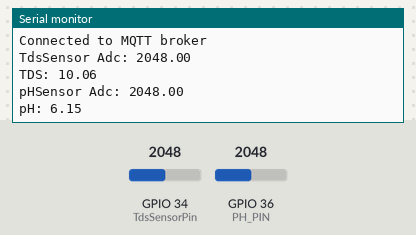
This sketch was run on a simulated ESP32. Parts: the last lines printed to the serial monitor. The inputs (shaded band) are chosen by the test bench; at power-on: GPIO 34 (TdsSensorPin) = 2048, GPIO 36 (PH_PIN) = 2048. WiFi joins after 1.5 s; servers stay silent unless stated; EEPROM starts erased; no MQTT or app messages arrive unless stated.

Above: at 2.7 s.
2.8 s: GPIO 34 (TdsSensorPin) set to 2866
At 4.0 s:
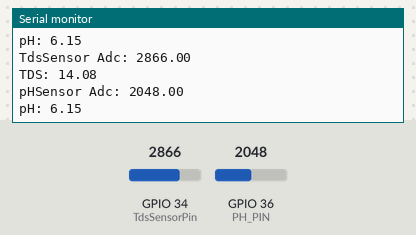
5.5 s: GPIO 36 (PH_PIN) set to 2866
At 6.8 s:
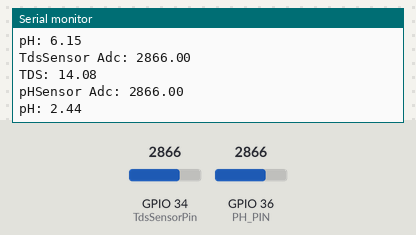
8.2 s: GPIO 34 (TdsSensorPin) set to 3603
At 10.0 s:
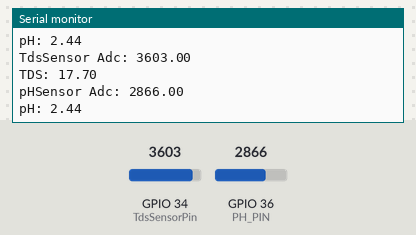
10.9 s: GPIO 36 (PH_PIN) set to 3603
At 12.8 s:
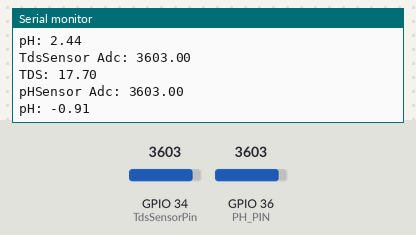
Timing chart, 0 to 14.3 s (numbered marks = the images above; inputs shaded):
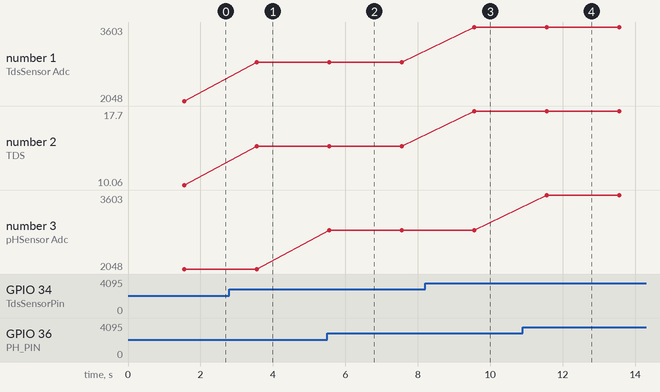

The sketch:

tds_ph_mqtt_v0.ino
```cpp
#include <WiFi.h>
#include <PubSubClient.h>
#include "DFRobot_PH.h"
#include "EEPROM.h"
#include "DFRobot_EC.h"

#define TdsSensorPin 34    // Pin analog untuk sensor TDS
#define PH_PIN 36       // Pin analog untuk sensor pH
#define EEPROM_SIZE 512

char ssid[] = "Lab-ICN_v3";  // SSID WiFi
char pass[] = "[LAB PASSWORD]";  // Password WiFi
char mqtt_server[] = "10.34.1.150";  // Alamat MQTT broker
int mqtt_port = 1883;  // Port MQTT broker

WiFiClient espClient;
PubSubClient client(espClient);

DFRobot_PH phSensor;
DFRobot_EC ecSensor;
float tdsAdc, phAdc, tdsVoltage, phVoltage, phValue, tdsValue, temperature = 25;

void setup() {
  Serial.begin(115200);
  EEPROM.begin(EEPROM_SIZE); // EEPROM untuk pH sensor

  // Setup koneksi WiFi
  WiFi.begin(ssid, pass);
  while (WiFi.status() != WL_CONNECTED) {
    delay(500);
    Serial.println("Connecting to WiFi...");
  }
  Serial.println("WiFi Connected!");

  client.setServer(mqtt_server, mqtt_port);  // Set broker MQTT

  // Inisialisasi sensor
  phSensor.begin();
  ecSensor.begin();
}

void loop() {
  if (!client.connected()) {
    reconnect();  // Reconnect jika MQTT disconnect
  }
  client.loop();

  // Membaca nilai dari sensor TDS
  tdsAdc = analogRead(TdsSensorPin);
  Serial.print("TdsSensor Adc: ");
  Serial.println(tdsAdc);
  tdsVoltage = tdsAdc / 4095.0 * 3300;  // Mengonversi nilai ADC ke tegangan (mV)
  tdsValue = ecSensor.readEC(tdsVoltage, temperature);    // Membaca nilai TDS
  Serial.print("TDS: ");
  Serial.println(tdsValue);

  // Membaca nilai dari sensor pH
  phAdc = analogRead(PH_PIN);
  Serial.print("pHSensor Adc: ");
  Serial.println(phAdc);
  phVoltage = phAdc / 4095.0 * 3300;  // Mengonversi nilai ADC ke tegangan (mV)
  phValue = phSensor.readPH(phVoltage, temperature);  // Membaca nilai pH
  Serial.print("pH: ");
  Serial.println(phValue);

  // Publish data ke MQTT broker
  char tdsString[8];
  dtostrf(tdsValue, 1, 2, tdsString);
  client.publish("node/TDS", tdsString);

  char phString[8];
  dtostrf(phValue, 1, 2, phString);
  client.publish("node/pH", phString);

  delay(2000);  // Delay 2 detik sebelum membaca lagi
}

// Fungsi untuk reconnect ke MQTT
void reconnect() {
  while (!client.connected()) {
    Serial.println("Connecting to MQTT...");
    if (client.connect("ESP32Client")) {
      Serial.println("Connected to MQTT broker");
    } else {
      Serial.print("Failed to connect, rc=");
      Serial.print(client.state());
      Serial.println(" try again in 5 seconds");
      delay(5000);
    }
  }
}
```

Measured:
- after the input at 2.8 s, the serial monitor: prints a new line after 0.76 s (image 1)
- after the input at 5.5 s, the serial monitor: prints a new line after 0.06 s (image 2)
- after the input at 8.2 s, the serial monitor: prints a new line after 1.4 s (image 3)
- after the input at 10.9 s, the serial monitor: prints a new line after 0.66 s (image 4)
- plotted number 1: 2048 → 2866 after the input at 2.8 s, 2866 → 3603 after the input at 8.2 s
- plotted number 2: 10.06 → 14.08 after the input at 2.8 s, 14.08 → 17.7 after the input at 8.2 s
